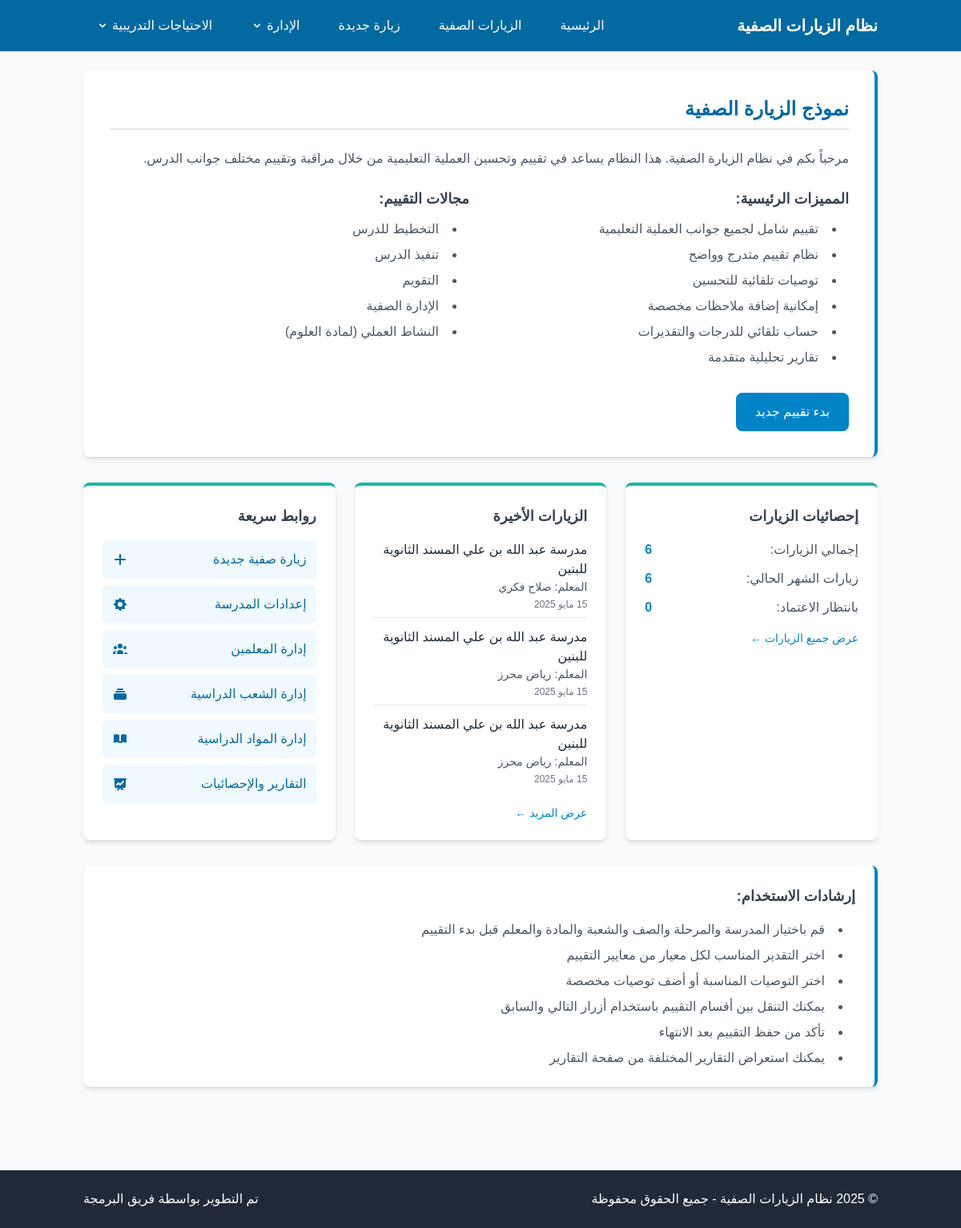
Before: / with the older database file.
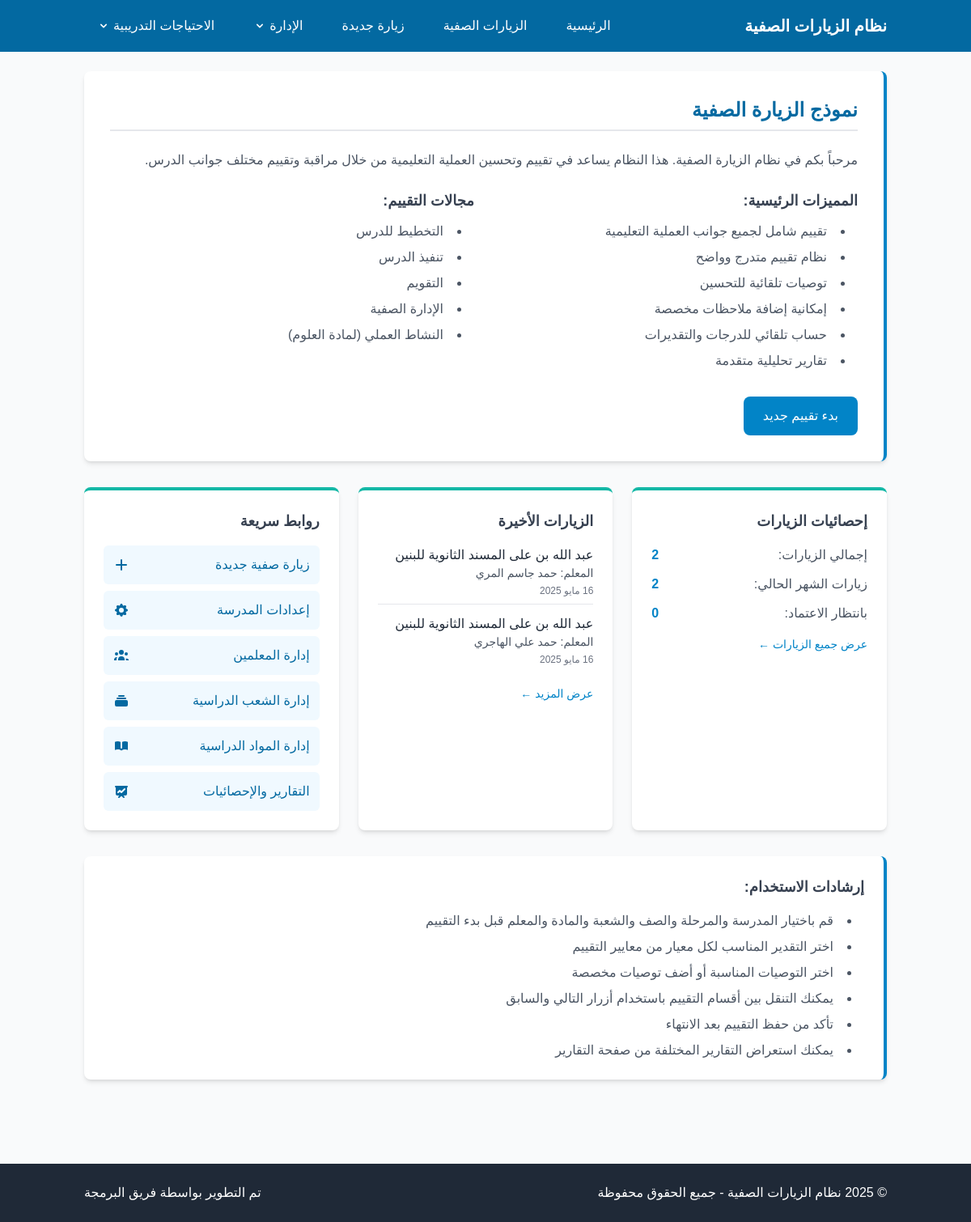
After: the same page with the newer database file.
### tables this page shows
CREATE TABLE `visits` (
  `id` int NOT NULL,
  `school_id` int NOT NULL,
  `teacher_id` int NOT NULL,
  `subject_id` int NOT NULL,
  `grade_id` int NOT NULL,
  `section_id` int NOT NULL,
  `level_id` int NOT NULL,
  `visitor_type_id` int NOT NULL,
  `visitor_person_id` int DEFAULT NULL,
  `visit_date` date NOT NULL,
  `academic_year_id` int DEFAULT NULL,
  `visit_type` enum('full','partial') NOT NULL DEFAULT 'full',
  `attendance_type` enum('physical','remote','hybrid') NOT NULL DEFAULT 'physical',
  `has_lab` tinyint(1) NOT NULL DEFAULT '0',
  `general_notes` text,
  `recommendation_notes` text,
  `appreciation_notes` text,
  `total_score` decimal(5,2) DEFAULT NULL,
  `created_at` timestamp NULL DEFAULT CURRENT_TIMESTAMP,
  `updated_at` timestamp NULL DEFAULT CURRENT_TIMESTAMP ON UPDATE CURRENT_TIMESTAMP
);

CREATE TABLE `schools` (
  `id` int NOT NULL,
  `name` varchar(255) NOT NULL,
  `phone` varchar(20) DEFAULT NULL,
  `created_at` timestamp NULL DEFAULT CURRENT_TIMESTAMP,
  `updated_at` timestamp NULL DEFAULT CURRENT_TIMESTAMP ON UPDATE CURRENT_TIMESTAMP,
  `school_code` varchar(20) DEFAULT NULL,
  `email` varchar(255) DEFAULT NULL,
  `address` text,
  `logo` varchar(255) DEFAULT NULL
);

CREATE TABLE `teachers` (
  `id` int NOT NULL,
  `name` varchar(255) NOT NULL,
  `personal_id` varchar(20) NOT NULL,
  `email` varchar(255) DEFAULT NULL,
  `job_title` varchar(50) NOT NULL DEFAULT '????????',
  `phone` varchar(20) DEFAULT NULL,
  `school_id` int NOT NULL,
  `created_at` timestamp NULL DEFAULT CURRENT_TIMESTAMP,
  `updated_at` timestamp NULL DEFAULT CURRENT_TIMESTAMP ON UPDATE CURRENT_TIMESTAMP
);

### includes/db_connection.php (called while the page is built, shortened)
<?php
$dsn = "mysql:host=" . DB_HOST . ";dbname=" . DB_NAME . ";charset=" . DB_CHARSET;
$options = [
    PDO::ATTR_ERRMODE            => PDO::ERRMODE_EXCEPTION,
    PDO::ATTR_DEFAULT_FETCH_MODE => PDO::FETCH_ASSOC,
    PDO::ATTR_EMULATE_PREPARES   => false,
];
try {
    $pdo = new PDO($dsn, DB_USER, DB_PASS, $options);
    $pdo->exec("SET NAMES utf8mb4");
    $pdo->exec("SET CHARACTER SET utf8mb4");
    $pdo->exec("SET collation_connection = utf8mb4_unicode_ci");
} catch (PDOException $e) {
    die("فشل الاتصال بقاعدة البيانات: " . $e->getMessage());
}
function query($sql, $params = []) {
    global $pdo;
    $stmt = $pdo->prepare($sql);
    $stmt->execute($params);
    return $stmt->fetchAll();
}
function query_row($sql, $params = []) {
    global $pdo;
    $stmt = $pdo->prepare($sql);
    $stmt->execute($params);
    return $stmt->fetch();
}

### includes/functions.php (called while the page is built, shortened)
<?php
function format_date_ar($date) {
    $date_obj = new DateTime($date);
    $months = [
        'يناير', 'فبراير', 'مارس', 'إبريل', 'مايو', 'يونيو',
        'يوليو', 'أغسطس', 'سبتمبر', 'أكتوبر', 'نوفمبر', 'ديسمبر'
    ];
    $day = $date_obj->format('j');
    $month = $months[$date_obj->format('n') - 1];
    $year = $date_obj->format('Y');
    return "{$day} {$month} {$year}";
}

### index.php (the view, shortened to what the changed rows need)
<?php
require_once 'includes/header.php';
?>
<div class="bg-white rounded-lg shadow-md border-r-4 border-primary-600 p-8 mb-8">
    <h1 class="text-2xl font-bold text-primary-700 mb-6 pb-2 border-b-2 border-gray-200">نموذج الزيارة الصفية</h1>
    <div class="grid grid-cols-1 md:grid-cols-2 gap-6 mb-8">
        <div>
            <h2 class="text-lg font-semibold mb-3 text-gray-700">المميزات الرئيسية:</h2>
        </div>
        <div>
            <h2 class="text-lg font-semibold mb-3 text-gray-700">مجالات التقييم:</h2>
        </div>
    </div>
</div>
<div class="grid grid-cols-1 md:grid-cols-3 gap-6 mb-8">
    <div class="bg-white rounded-lg shadow-md p-6 border-t-4 border-secondary-500">
        <h2 class="text-lg font-semibold mb-4 text-gray-700">إحصائيات الزيارات</h2>
        <?php
        $total_visits = 0;
        $recent_visits = 0;
        try {
            $sql = "SELECT COUNT(*) as total FROM visits";
            $result = query_row($sql);
            if ($result) {
                $total_visits = $result['total'];
            }
            $current_month = date('Y-m-01');
            $sql = "SELECT COUNT(*) as recent FROM visits WHERE visit_date >= ?";
            $result = query_row($sql, [$current_month]);
            if ($result) {
                $recent_visits = $result['recent'];
            }
        } catch (PDOException $e) {
        }
        ?>
        <div class="space-y-3">
            <div class="flex justify-between items-center">
                <span class="text-gray-600">إجمالي الزيارات:</span>
                <span class="text-primary-600 font-bold"><?= $total_visits ?></span>
            </div>
            <div class="flex justify-between items-center">
                <span class="text-gray-600">زيارات الشهر الحالي:</span>
                <span class="text-primary-600 font-bold"><?= $recent_visits ?></span>
            </div>
        </div>
    </div>
    <div class="bg-white rounded-lg shadow-md p-6 border-t-4 border-secondary-500">
        <h2 class="text-lg font-semibold mb-4 text-gray-700">الزيارات الأخيرة</h2>
        <div class="space-y-3">
            <?php
            try {
                $sql = "SELECT v.id, v.visit_date, s.name as school_name, t.name as teacher_name
                        FROM visits v
                        JOIN schools s ON v.school_id = s.id
                        JOIN teachers t ON v.teacher_id = t.id
                        ORDER BY v.visit_date DESC LIMIT 3";
                $recent_visits_list = query($sql);
                if (count($recent_visits_list) > 0) {
                    foreach ($recent_visits_list as $visit) {
                        echo '<div class="border-b pb-2 last:border-0">
                                <div class="font-medium">' . htmlspecialchars($visit['school_name']) . '</div>
                                <div class="text-sm text-gray-600">المعلم: ' . htmlspecialchars($visit['teacher_name']) . '</div>
                                <div class="text-xs text-gray-500 mt-1">' . format_date_ar($visit['visit_date']) . '</div>
                              </div>';
                    }
                } else {
                    echo '<p class="text-gray-500">لا توجد زيارات حتى الآن</p>';
                }
            } catch (PDOException $e) {
                echo '<p class="text-gray-500">لا توجد زيارات حتى الآن</p>';
            }
            ?>
        </div>
    </div>
    <div class="bg-white rounded-lg shadow-md p-6 border-t-4 border-secondary-500">
        <h2 class="text-lg font-semibold mb-4 text-gray-700">روابط سريعة</h2>
    </div>
</div>
<div class="bg-white rounded-lg shadow-md p-6 mb-8 border-r-4 border-primary-600">
    <h2 class="text-lg font-semibold mb-4 text-gray-700">إرشادات الاستخدام:</h2>
</div>
<?php
require_once 'includes/footer.php';
?>

Changed rows visible on the page:
removed visits: school.name "مدرسة عبد الله بن علي المسند الثانوية للبنين", teacher.name "صلاح فكري", visit_date "15 مايو 2025"
removed visits: school.name "مدرسة عبد الله بن علي المسند الثانوية للبنين", teacher.name "رياض محرز", visit_date "15 مايو 2025"
now on this page (row edited): visits: school.name "عبد الله بن على المسند الثانوية للبنين", teacher.name "حمد جاسم المري", visit_date "16 مايو 2025"
changed visits: school.name "مدرسة عبد الله بن علي المسند الثانوية للبنين" → "عبد الله بن على المسند الثانوية للبنين"; teacher.name "رياض محرز" → "حمد علي الهاجري"; visit_date "15 مايو 2025" → "16 مايو 2025"
Other visible differences:
$total_visits: "6" → "2"
$recent_visits: "6" → "2"
